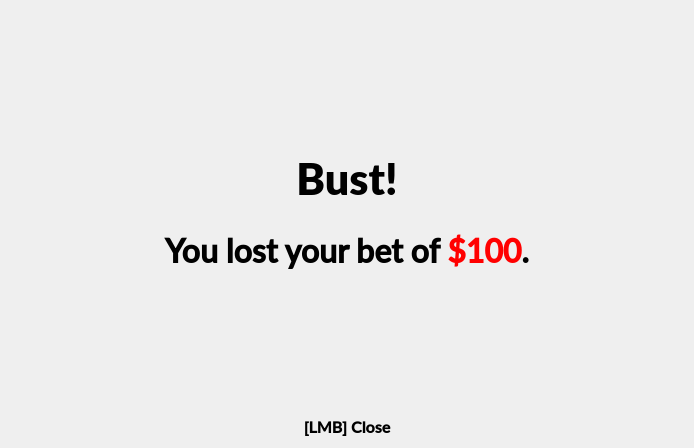
<?xml version="1.0" encoding="UTF-8"?>
<ui version="4.0">
 <class>GameEndMessage</class>
 <widget class="QWidget" name="GameEndMessage">
  <property name="geometry">
   <rect>
    <x>0</x>
    <y>0</y>
    <width>694</width>
    <height>448</height>
   </rect>
  </property>
  <property name="font">
   <font>
    <family>Lato Semibold</family>
    <pointsize>10</pointsize>
    <bold>true</bold>
   </font>
  </property>
  <property name="windowTitle">
   <string>Form</string>
  </property>
  <layout class="QVBoxLayout" name="verticalLayout_2">
   <item>
    <spacer name="verticalSpacer">
     <property name="orientation">
      <enum>Qt::Vertical</enum>
     </property>
     <property name="sizeHint" stdset="0">
      <size>
       <width>20</width>
       <height>40</height>
      </size>
     </property>
    </spacer>
   </item>
   <item>
    <layout class="QVBoxLayout" name="verticalLayout">
     <item>
      <spacer name="verticalSpacer_4">
       <property name="orientation">
        <enum>Qt::Vertical</enum>
       </property>
       <property name="sizeHint" stdset="0">
        <size>
         <width>20</width>
         <height>40</height>
        </size>
       </property>
      </spacer>
     </item>
     <item>
      <widget class="QLabel" name="gameStateLabel">
       <property name="font">
        <font>
         <family>Lato Black</family>
         <pointsize>32</pointsize>
         <bold>true</bold>
        </font>
       </property>
       <property name="text">
        <string>Bust!</string>
       </property>
       <property name="alignment">
        <set>Qt::AlignCenter</set>
       </property>
      </widget>
     </item>
     <item>
      <spacer name="verticalSpacer_3">
       <property name="orientation">
        <enum>Qt::Vertical</enum>
       </property>
       <property name="sizeHint" stdset="0">
        <size>
         <width>20</width>
         <height>20</height>
        </size>
       </property>
      </spacer>
     </item>
     <item>
      <widget class="QLabel" name="descriptionLabel">
       <property name="font">
        <font>
         <family>Lato Semibold</family>
         <pointsize>24</pointsize>
         <bold>true</bold>
        </font>
       </property>
       <property name="text">
        <string>&lt;html&gt;&lt;head/&gt;&lt;body&gt;&lt;p&gt;You lost your bet of &lt;span style=&quot; color:#ff0000;&quot;&gt;$100&lt;/span&gt;.&lt;/p&gt;&lt;/body&gt;&lt;/html&gt;</string>
       </property>
       <property name="textFormat">
        <enum>Qt::MarkdownText</enum>
       </property>
       <property name="alignment">
        <set>Qt::AlignCenter</set>
       </property>
      </widget>
     </item>
     <item>
      <spacer name="verticalSpacer_5">
       <property name="orientation">
        <enum>Qt::Vertical</enum>
       </property>
       <property name="sizeHint" stdset="0">
        <size>
         <width>20</width>
         <height>40</height>
        </size>
       </property>
      </spacer>
     </item>
    </layout>
   </item>
   <item>
    <spacer name="verticalSpacer_2">
     <property name="orientation">
      <enum>Qt::Vertical</enum>
     </property>
     <property name="sizeHint" stdset="0">
      <size>
       <width>20</width>
       <height>40</height>
      </size>
     </property>
    </spacer>
   </item>
   <item>
    <widget class="QLabel" name="label">
     <property name="font">
      <font>
       <family>Lato Semibold</family>
       <pointsize>12</pointsize>
       <bold>true</bold>
      </font>
     </property>
     <property name="text">
      <string>[LMB] Close</string>
     </property>
     <property name="alignment">
      <set>Qt::AlignCenter</set>
     </property>
     <property name="margin">
      <number>10</number>
     </property>
    </widget>
   </item>
  </layout>
 </widget>
 <resources/>
 <connections/>
</ui>
